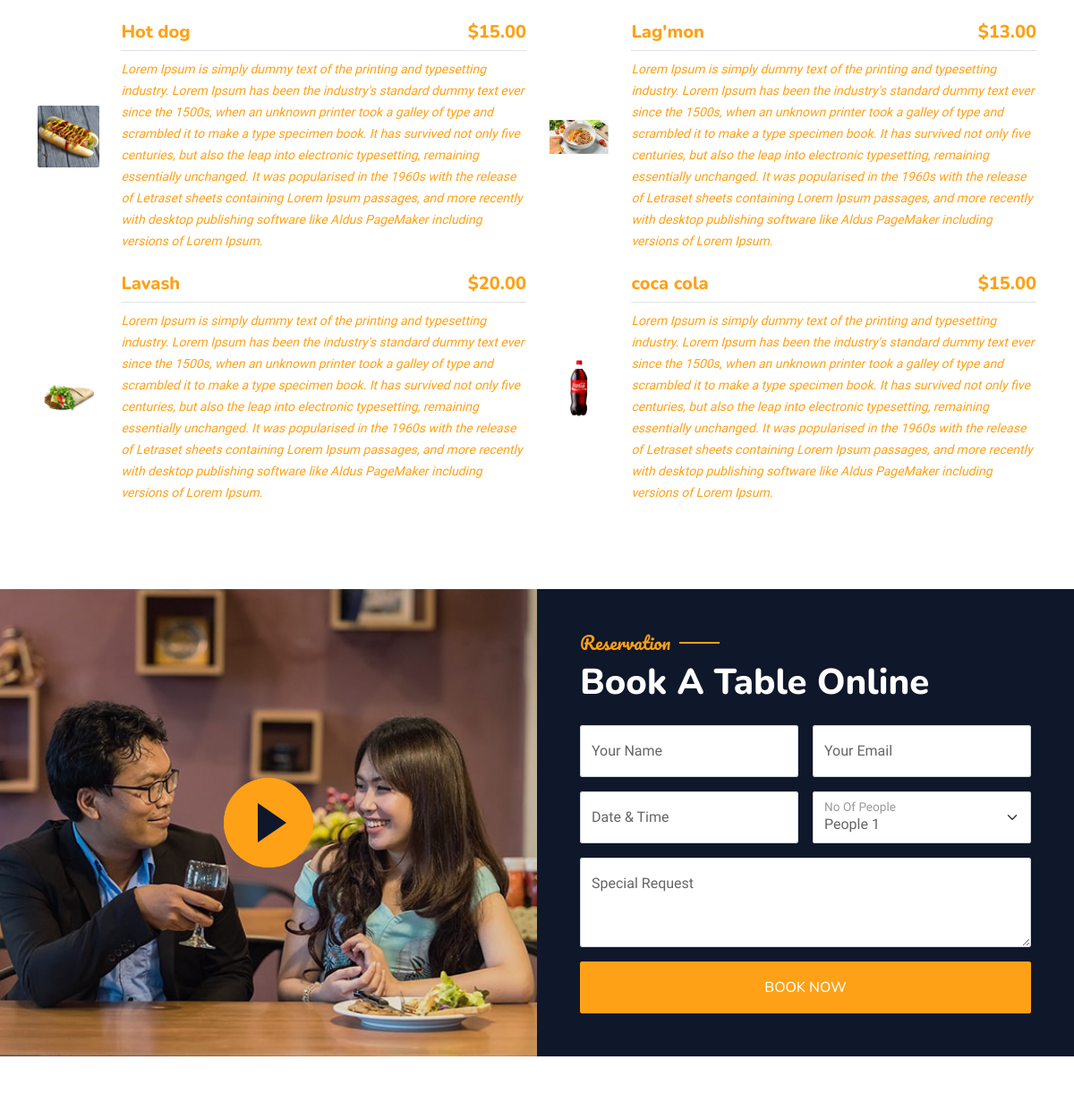
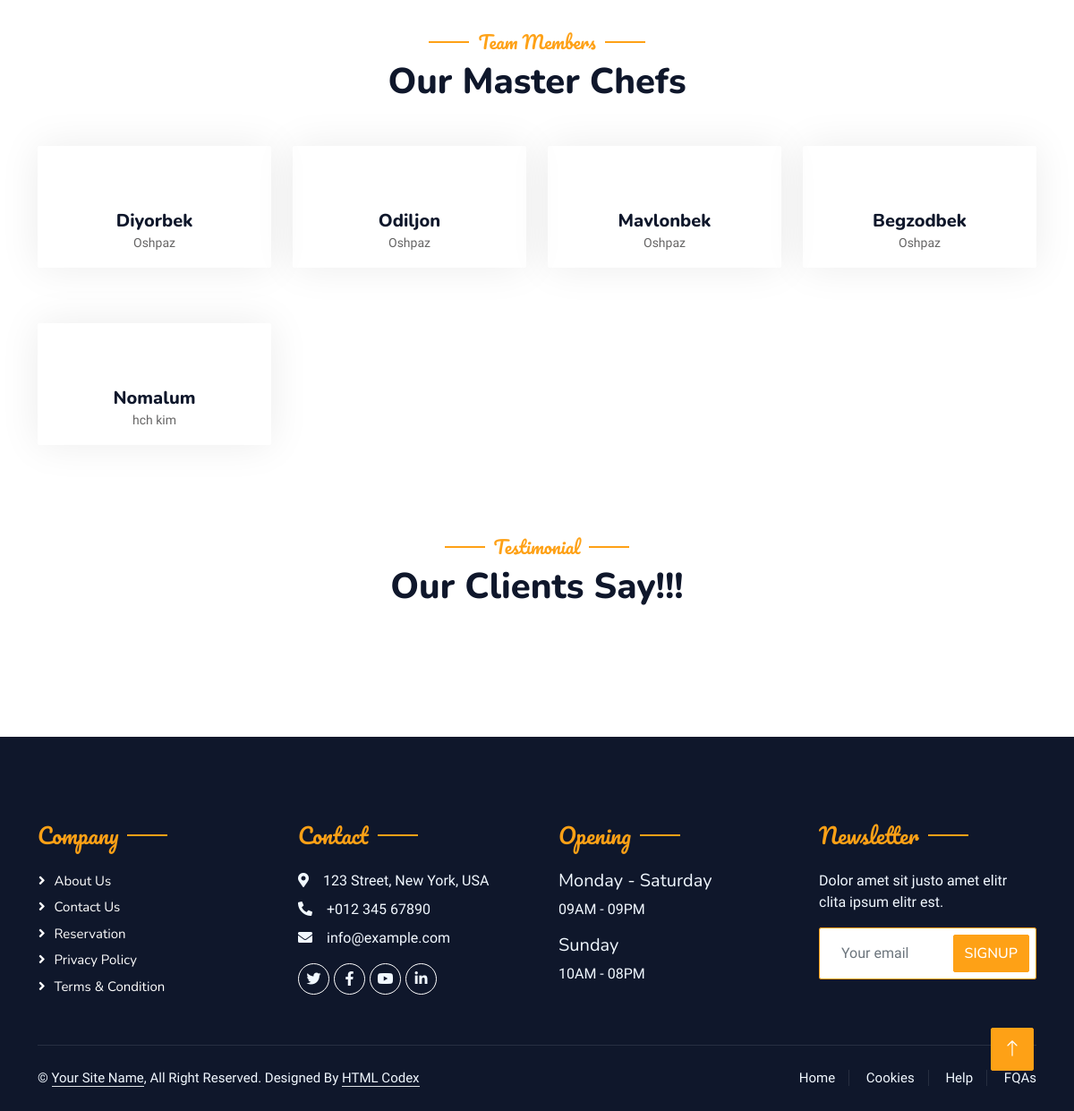
Before: / (lower part) with the older database file (2 pictures, top to bottom).
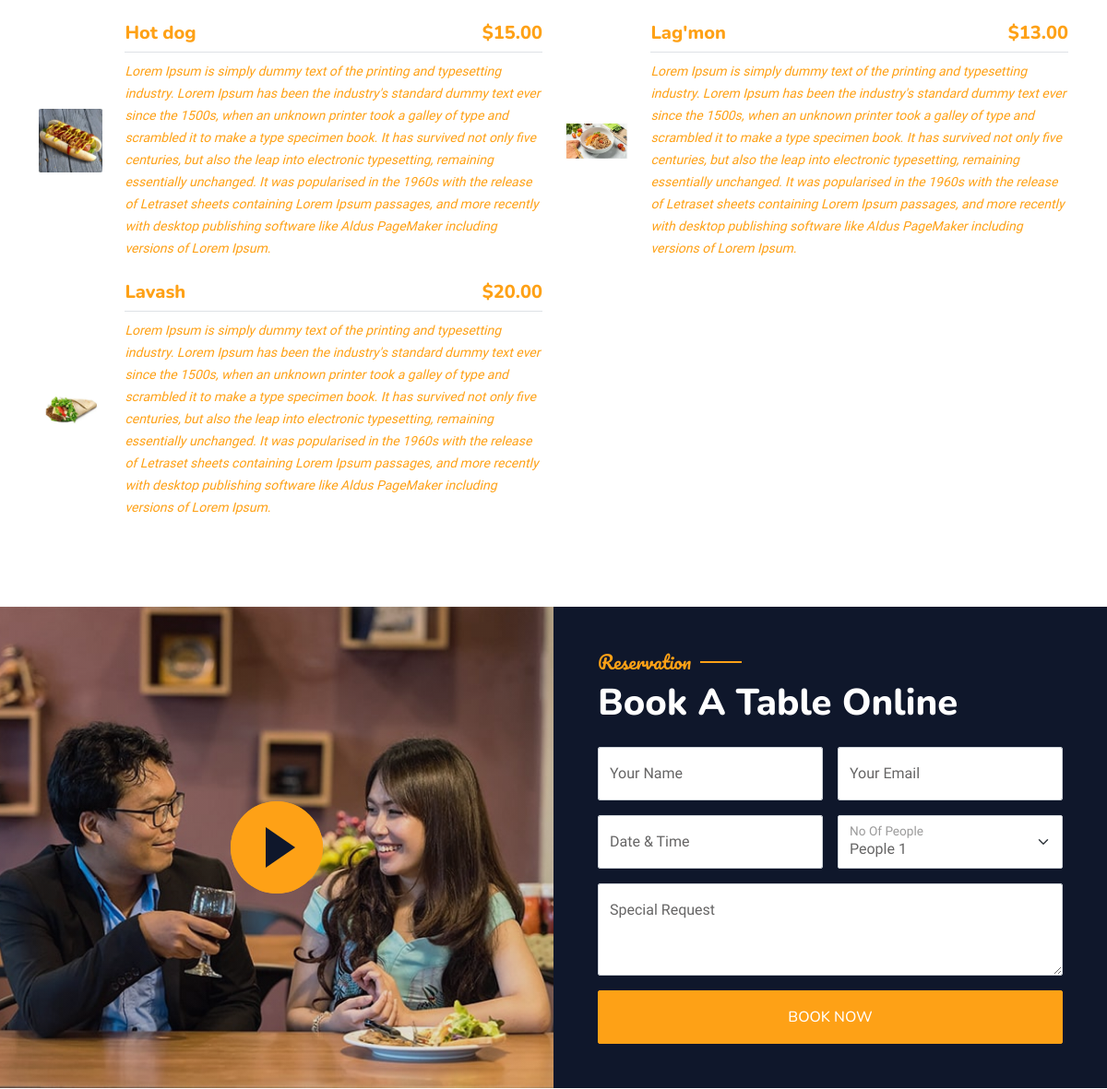
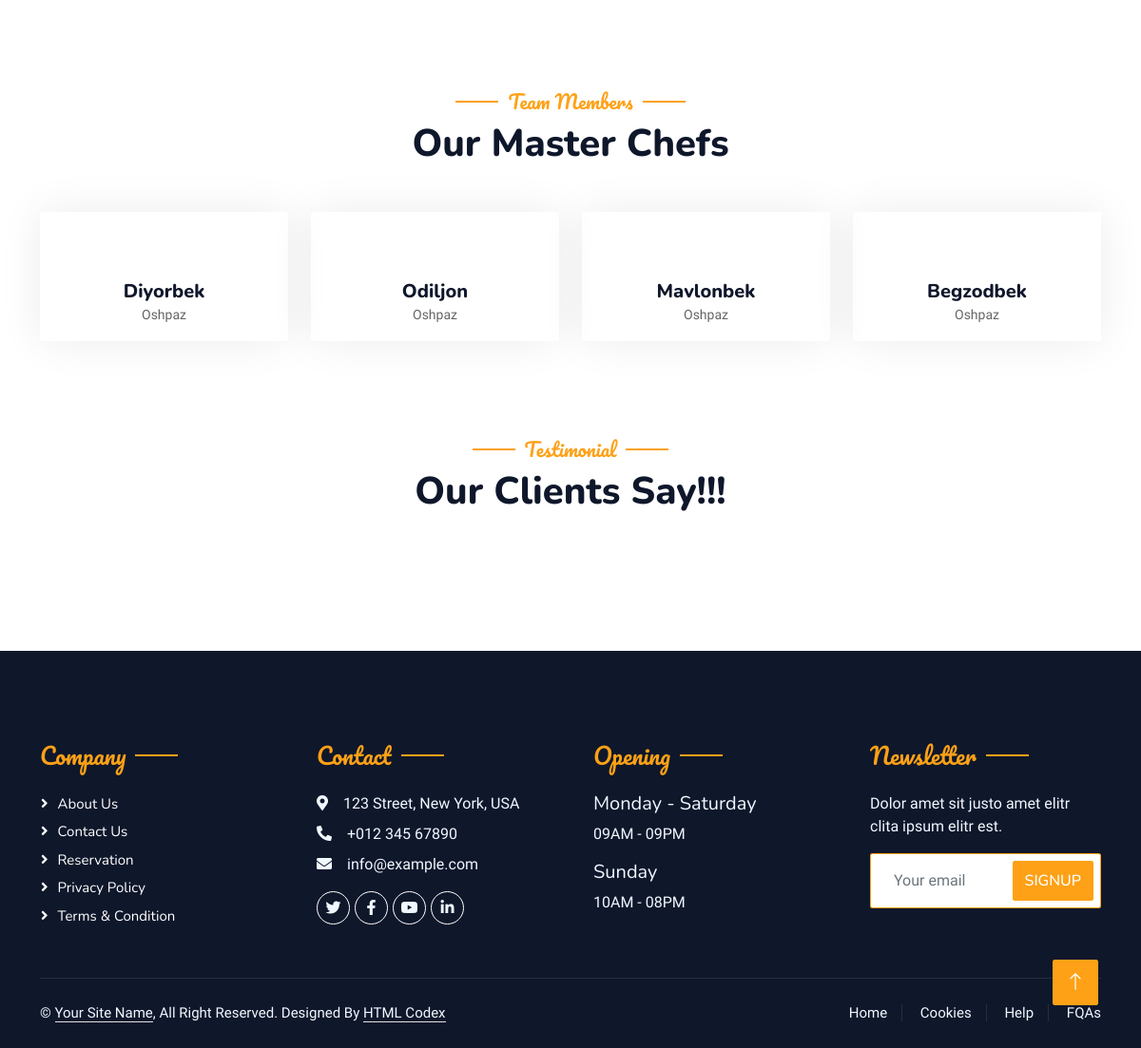
After: the same page with the newer database file (2 pictures, top to bottom).
### restaurant/models.py (models this page shows, shortened)
class Food(models.Model):
    name = models.CharField(max_length=100, verbose_name='Ovqat nomi')
    slug = models.SlugField(max_length=160, unique=True)
    description = models.TextField(verbose_name='Ovqat haqida')
    image = models.ImageField(upload_to='food/', verbose_name='Ovqat rasmi')
    price = models.DecimalField(max_digits=10, decimal_places=2, verbose_name='Ovqat narxi $')
    category = models.ForeignKey(Category, on_delete=models.CASCADE, related_name='foods')
    discount = models.IntegerField(null=True, blank=True, verbose_name="Chegirma (%)")
    chef = models.ForeignKey(Chefs, on_delete=models.CASCADE)
    class Meta:
        verbose_name = 'Ovqat'
        verbose_name_plural = 'Ovqatlar'

class Chefs(models.Model):
    name = models.CharField(max_length=100, verbose_name='Oshpaz ismi', blank=True)
    slug = models.SlugField(max_length=100, verbose_name='Oshpaz ismi', unique=True)
    description = models.TextField(blank=True, verbose_name='Oshpaz haqida')
    image = models.ImageField(upload_to='chefs/', verbose_name='Oshpaz rasmi')
    age = models.IntegerField(default=18, verbose_name='Oshpaz yoshi')
    designation = models.CharField(max_length=75, verbose_name='Lavozimi', blank=True)
    class Meta:
        verbose_name = 'Oshpaz'
        verbose_name_plural = 'Oshpazlar'

### restaurant/views.py (the view, shortened to what this page needs)
# urls.py: 2. Add a URL to urlpatterns:  path('', Home.as_view(), name='home')
class Home(View):
    def get(self, request):
        context = {
            'foods': Food.objects.all(),
            'chefs': Chefs.objects.all(),
            'categories': Category.objects.all(),
            'reviews': Review.objects.all(),
        }
        return render(request, 'index.html', context)

### templates/index.html (shortened to what this page needs)
{% extends 'base.html' %}
{% load static %}
{% block content %}
         {% include 'components/_food.html' %}
        <div class="container-xxl py-5 px-0 wow fadeInUp" data-wow-delay="0.1s">
            <div class="row g-0">
                <div class="col-md-6">
                    <div class="video">
                        <button type="button" class="btn-play" data-bs-toggle="modal" data-src="https://www.youtube.com/embed/DWRcNpR6Kdc" data-bs-target="#videoModal">
                            <span></span>
                        </button>
                    </div>
                </div>
                <div class="col-md-6 bg-dark d-flex align-items-center">
                    <div class="p-5 wow fadeInUp" data-wow-delay="0.2s">
                        <h5 class="section-title ff-secondary text-start text-primary fw-normal">Reservation</h5>
                        <h1 class="text-white mb-4">Book A Table Online</h1>
                        <form>
                            <div class="row g-3">
                                <div class="col-md-6">
                                    <div class="form-floating">
                                        <input type="text" class="form-control" id="name" placeholder="Your Name">
                                        <label for="name">Your Name</label>
                                    </div>
                                </div>
                                <div class="col-md-6">
                                    <div class="form-floating">
                                        <input type="email" class="form-control" id="email" placeholder="Your Email">
                                        <label for="email">Your Email</label>
                                    </div>
                                </div>
                                <div class="col-md-6">
                                    <div class="form-floating date" id="date3" data-target-input="nearest">
                                        <input type="text" class="form-control datetimepicker-input" id="datetime" placeholder="Date & Time" data-target="#date3" data-toggle="datetimepicker" />
                                        <label for="datetime">Date & Time</label>
                                    </div>
                                </div>
                                <div class="col-md-6">
                                    <div class="form-floating">
                                        <select class="form-select" id="select1">
                                          <option value="1">People 1</option>
                                        </select>
                                        <label for="select1">No Of People</label>
                                      </div>
                                </div>
                                <div class="col-12">
                                    <div class="form-floating">
                                        <textarea class="form-control" placeholder="Special Request" id="message" style="height: 100px"></textarea>
                                        <label for="message">Special Request</label>
                                    </div>
                                </div>
                                <div class="col-12">
                                    <button class="btn btn-primary w-100 py-3" type="submit">Book Now</button>
                                </div>
                            </div>
                        </form>
                    </div>
                </div>
            </div>
        </div>
<div class="container-xxl pt-5 pb-3">
    <div class="container">
        <div class="text-center wow fadeInUp" data-wow-delay="0.1s">
            <h5 class="section-title ff-secondary text-center text-primary fw-normal">Team Members</h5>
            <h1 class="mb-5">Our Master Chefs</h1>
        </div>
        <div class="row g-4">
            {% for chef in chefs %}
            <div class="col-lg-3 col-md-6 wow fadeInUp" data-wow-delay="0.{{ forloop.counter }}s">
                <div class="team-item text-center rounded overflow-hidden">
                    <div class="rounded-circle overflow-hidden m-4">
                    </div>
                    <h5 class="mb-0">{{ chef.name }}</h5>
                    <small>{{ chef.designation }}</small>
                </div>
            </div>
            {% endfor %}
        </div>
    </div>
</div>
      <div class="container-xxl py-5 wow fadeInUp" data-wow-delay="0.1s">
        <div class="container">
            <div class="text-center">
                <h5 class="section-title ff-secondary text-center text-primary fw-normal">Testimonial</h5>
                <h1 class="mb-5">Our Clients Say!!!</h1>
            </div>
        </div>
    </div>
{% endblock %}

### templates/base.html (shortened to what this page needs)
{% load static %}
<!DOCTYPE html>
<html lang="en">
<head>
<link href="https://stackpath.bootstrapcdn.com/bootstrap/5.1.3/css/bootstrap.min.css" rel="stylesheet">
<link href="https://cdnjs.cloudflare.com/ajax/libs/font-awesome/6.0.0-beta3/css/all.min.css" rel="stylesheet">
    {% include 'components/_style.html' %}
</head>
<body>
    <div class="container-xxl bg-white p-0">
{% block content %}
{% endblock content %}
{% include 'components/_footer.html' %}
        <a href="#" class="btn btn-lg btn-primary btn-lg-square back-to-top"><i class="bi bi-arrow-up"></i></a>
    </div>
</body>
</html>

### templates/components/_style.html (shortened to what this page needs)
{% load static %}
<link href="https://cdnjs.cloudflare.com/ajax/libs/font-awesome/5.10.0/css/all.min.css" rel="stylesheet">
<link href="https://cdn.jsdelivr.net/npm/bootstrap-icons@1.4.1/font/bootstrap-icons.css" rel="stylesheet">
<link href="{% static 'lib/animate/animate.min.css' %}" rel="stylesheet">
<link href="{% static 'lib/owlcarousel/assets/owl.carousel.min.css' %}" rel="stylesheet">
<link href="{% static 'lib/tempusdominus/css/tempusdominus-bootstrap-4.min.css' %}" rel="stylesheet" />
<link href="{% static 'css/bootstrap.min.css' %}" rel="stylesheet">
<link href="{% static 'css/style.css' %}" rel="stylesheet">

### templates/components/_food.html (shortened to what this page needs)
{% load static %}
<div class="container-xxl py-5">
    <div class="container">
        <div class="tab-class text-center wow fadeInUp" data-wow-delay="0.1s">
            <div class="tab-content">
                <div id="tab-1" class="tab-pane fade show p-0 active">
                    <div class="row g-4">
                        {% for food in foods %}
                        <div class="col-lg-6">
                            <div class="d-flex align-items-center">
                                <a href="{% url 'food_detail' slug=food.slug %}">
                                    <img class="flex-shrink-0 img-fluid rounded" src="{{ food.image.url }}" alt="" style="width: 80px;">
                                </a>
                                <div class="w-100 d-flex flex-column text-start ps-4">
                                    <h5 class="d-flex justify-content-between border-bottom pb-2">
                                        <a href="{% url 'food_detail' food.id %}"><span>{{ food.name }}</span></a>
                                        <span class="text-primary">${{ food.price }}</span>
                                    </h5>
                                    <a href="{% url 'food_detail' food.slug %}"><small class="fst-italic">{{ food.description }}</small></a>
                                </div>
                            </div>
                        </div>
                        {% endfor %}
                    </div>
                </div>
            </div>
        </div>
    </div>
</div>

### templates/components/_footer.html
{% load static %}
<div class="container-fluid bg-dark text-light footer pt-5 mt-5 wow fadeIn" data-wow-delay="0.1s">
    <div class="container py-5">
        <div class="row g-5">
            <div class="col-lg-3 col-md-6">
                <h4 class="section-title ff-secondary text-start text-primary fw-normal mb-4">Company</h4>
                <a class="btn btn-link" href="">About Us</a>
                <a class="btn btn-link" href="">Contact Us</a>
                <a class="btn btn-link" href="">Reservation</a>
                <a class="btn btn-link" href="">Privacy Policy</a>
                <a class="btn btn-link" href="">Terms & Condition</a>
            </div>
            <div class="col-lg-3 col-md-6">
                <h4 class="section-title ff-secondary text-start text-primary fw-normal mb-4">Contact</h4>
                <p class="mb-2"><i class="fa fa-map-marker-alt me-3"></i>123 Street, New York, USA</p>
                <p class="mb-2"><i class="fa fa-phone-alt me-3"></i>+012 345 67890</p>
                <p class="mb-2"><i class="fa fa-envelope me-3"></i>info@example.com</p>
                <div class="d-flex pt-2">
                    <a class="btn btn-outline-light btn-social" href=""><i class="fab fa-twitter"></i></a>
                    <a class="btn btn-outline-light btn-social" href=""><i class="fab fa-facebook-f"></i></a>
                    <a class="btn btn-outline-light btn-social" href=""><i class="fab fa-youtube"></i></a>
                    <a class="btn btn-outline-light btn-social" href=""><i class="fab fa-linkedin-in"></i></a>
                </div>
            </div>
            <div class="col-lg-3 col-md-6">
                <h4 class="section-title ff-secondary text-start text-primary fw-normal mb-4">Opening</h4>
                <h5 class="text-light fw-normal">Monday - Saturday</h5>
                <p>09AM - 09PM</p>
                <h5 class="text-light fw-normal">Sunday</h5>
                <p>10AM - 08PM</p>
            </div>
            <div class="col-lg-3 col-md-6">
                <h4 class="section-title ff-secondary text-start text-primary fw-normal mb-4">Newsletter</h4>
                <p>Dolor amet sit justo amet elitr clita ipsum elitr est.</p>
                <div class="position-relative mx-auto" style="max-width: 400px;">
                    <input class="form-control border-primary w-100 py-3 ps-4 pe-5" type="text" placeholder="Your email">
                    <button type="button" class="btn btn-primary py-2 position-absolute top-0 end-0 mt-2 me-2">SignUp</button>
                </div>
            </div>
        </div>
    </div>
    <div class="container">
        <div class="copyright">
            <div class="row">
                <div class="col-md-6 text-center text-md-start mb-3 mb-md-0">
                    &copy; <a class="border-bottom" href="#">Your Site Name</a>, All Right Reserved.
                    Designed By <a class="border-bottom" href="https://htmlcodex.com">HTML Codex</a>
                </div>
                <div class="col-md-6 text-center text-md-end">
                    <div class="footer-menu">
                        <a href="">Home</a>
                        <a href="">Cookies</a>
                        <a href="">Help</a>
                        <a href="">FQAs</a>
                    </div>
                </div>
            </div>
        </div>
    </div>
</div>

### templates/components/_script.html (shortened to what this page needs)
{% load static %}

### static/css/style.css (style rules this page uses)
:root { --primary: #FEA116; --light: #F1F8FF; --dark: #0F172B; }
.ff-secondary { font-family: 'Pacifico', cursive; }
.back-to-top { position: fixed; display: none; right: 45px; bottom: 45px; z-index: 99; }
.btn { font-family: 'Nunito', sans-serif; font-weight: 500; text-transform: uppercase; transition: .5s; }
.btn.btn-primary, .btn.btn-secondary { color: #FFFFFF; }
.btn-lg-square { width: 48px; height: 48px; }
.btn-square, .btn-sm-square, .btn-lg-square { padding: 0; display: flex; align-items: center; justify-content: center; font-weight: normal; border-radius: 2px; }
.section-title { position: relative; display: inline-block; }
.section-title::before { position: absolute; content: ""; width: 45px; height: 2px; top: 50%; left: -55px; margin-top: -1px; background: var(--primary); }
.section-title::after { position: absolute; content: ""; width: 45px; height: 2px; top: 50%; right: -55px; margin-top: -1px; background: var(--primary); }
.section-title.text-start::before, .section-title.text-end::after { display: none; }
.video { position: relative; height: 100%; min-height: 500px; background: linear-gradient(rgba(15, 23, 43, .1), rgba(15, 23, 43, .1)), url(../img/video.jpg); background-position: center center; background-repeat: no-repeat; background-size: cover; }
.video .btn-play { position: absolute; z-index: 3; top: 50%; left: 50%; transform: translateX(-50%) translateY(-50%); box-sizing: content-box; display: block; width: 32px; height: 44px; border-radius: 50%; border: none; outline: none; padding: 18px 20px 18px 28px; }
.video .btn-play:before { content: ""; position: absolute; z-index: 0; left: 50%; top: 50%; transform: translateX(-50%) translateY(-50%); display: block; width: 100px; height: 100px; background: var(--primary); border-radius: 50%; animation: pulse-border 1500ms ease-out infinite; }
.video .btn-play:after { content: ""; position: absolute; z-index: 1; left: 50%; top: 50%; transform: translateX(-50%) translateY(-50%); display: block; width: 100px; height: 100px; background: var(--primary); border-radius: 50%; transition: all 200ms; }
.video .btn-play span { display: block; position: relative; z-index: 3; width: 0; height: 0; border-left: 32px solid var(--dark); border-top: 22px solid transparent; border-bottom: 22px solid transparent; }
.team-item { box-shadow: 0 0 45px rgba(0, 0, 0, .08); height: calc(100% - 38px); transition: .5s; }
.footer .btn.btn-social { margin-right: 5px; width: 35px; height: 35px; display: flex; align-items: center; justify-content: center; color: var(--light); border: 1px solid #FFFFFF; border-radius: 35px; transition: .3s; }
.footer .btn.btn-link { display: block; margin-bottom: 5px; padding: 0; text-align: left; color: #FFFFFF; font-size: 15px; font-weight: normal; text-transform: capitalize; transition: .3s; }
.footer .btn.btn-link::before { position: relative; content: "\f105"; font-family: "Font Awesome 5 Free"; font-weight: 900; margin-right: 10px; }
.footer .copyright { padding: 25px 0; font-size: 15px; border-top: 1px solid rgba(256, 256, 256, .1); }
.footer .copyright a { color: var(--light); }
.footer .footer-menu a { margin-right: 15px; padding-right: 15px; border-right: 1px solid rgba(255, 255, 255, .1); }
.footer .footer-menu a:last-child { margin-right: 0; padding-right: 0; border-right: none; }

Changed rows visible on the page:
removed Food: image (picture), name "coca cola", price "15.00", description "Lorem Ipsum is simply dummy text of the printing and typesetting industry. Lorem Ipsum has been the industry's standard dummy text ever since the 1500s, when an unknown printer took a galley of type and scrambled it to make a type specimen book. It has survived not only five centuries, but also the leap into electronic typesetting, remaining essentially unchanged. It was popularised in the 1960s with the release of Letraset sheets containing Lorem Ipsum passages, and more recently with desktop publishing software like Aldus PageMaker including versions of Lorem Ipsum."
removed Chefs: name "Nomalum", designation "hch kim"
